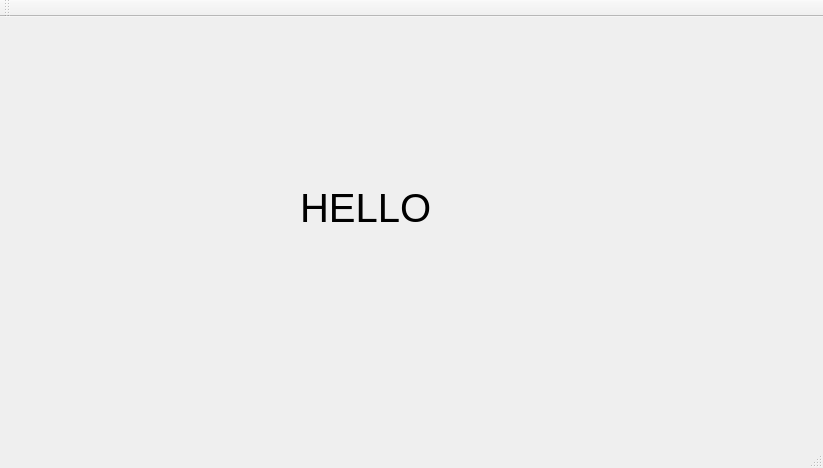
<?xml version="1.0" encoding="UTF-8"?>
<ui version="4.0">
 <class>MainWindow</class>
 <widget class="QMainWindow" name="MainWindow">
  <property name="geometry">
   <rect>
    <x>0</x>
    <y>0</y>
    <width>823</width>
    <height>468</height>
   </rect>
  </property>
  <property name="windowTitle">
   <string>MainWindow</string>
  </property>
  <widget class="QWidget" name="centralWidget">
   <widget class="QLabel" name="label">
    <property name="geometry">
     <rect>
      <x>300</x>
      <y>100</y>
      <width>471</width>
      <height>181</height>
     </rect>
    </property>
    <property name="font">
     <font>
      <pointsize>30</pointsize>
     </font>
    </property>
    <property name="text">
     <string>HELLO</string>
    </property>
   </widget>
  </widget>
  <widget class="QMenuBar" name="menuBar">
   <property name="geometry">
    <rect>
     <x>0</x>
     <y>0</y>
     <width>823</width>
     <height>22</height>
    </rect>
   </property>
  </widget>
  <widget class="QToolBar" name="mainToolBar">
   <attribute name="toolBarArea">
    <enum>TopToolBarArea</enum>
   </attribute>
   <attribute name="toolBarBreak">
    <bool>false</bool>
   </attribute>
  </widget>
  <widget class="QStatusBar" name="statusBar"/>
 </widget>
 <layoutdefault spacing="6" margin="11"/>
 <resources/>
 <connections/>
</ui>
